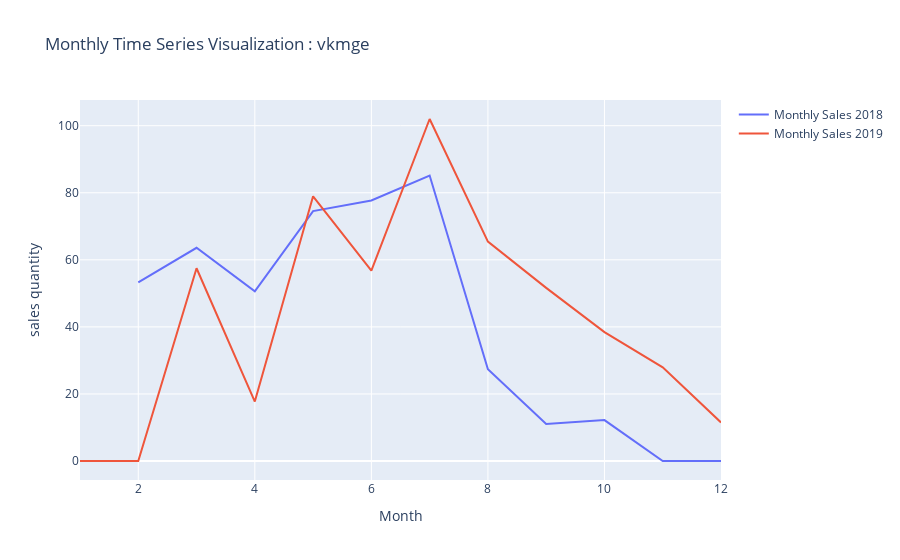

The notebook cell this image was saved under:
### Markdown cell above
### Analysis Results:
We can see that the amount of sales is increased and by month and then starts decreasing from August.

### Code cell
vis.vis_year_month(data_season,"vkmge")

### Figure 1 — Plotly figure (JSON) as saved in the notebook; plotly's stock layout.template omitted (floating-point values rounded to 4 significant figures)
{"data": [{"mode": "lines", "name": "Monthly Sales 2018", "type": "scatter", "x": [2, 3, 4, 5, 6, 7, 8, 9, 10, 11, 12], "y": [53.29, 63.58, 50.6, 74.55, 77.7, 85.13, 27.39, 11.07, 12.19, 0, 0]}, {"mode": "lines", "name": "Monthly Sales 2019", "type": "scatter", "x": [1, 2, 3, 4, 5, 6, 7, 8, 9, 10, 11, 12], "y": [0, 0, 57.48, 17.73, 78.94, 56.8, 102, 65.42, 51.63, 38.45, 27.93, 11.5]}], "layout": {"title": {"text": "Monthly Time Series Visualization : vkmge"}, "xaxis": {"title": {"text": "Month"}}, "yaxis": {"title": {"text": "sales quantity"}}}}
